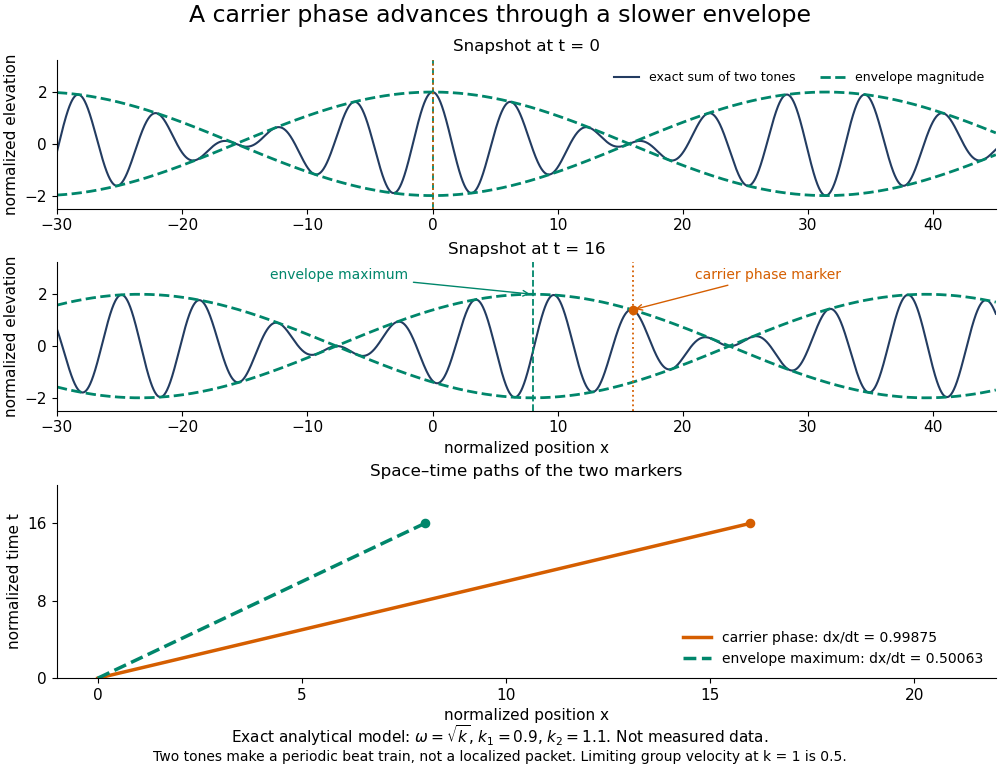

Write Python code to recreate this figure.
"""Exact two-tone deep-water gravity model, not experimental data.

Tested with Python 3.14.4, NumPy 2.3.5 and Matplotlib 3.10.7.
Run from _media; writes the matching PNG basename to the current directory.
The periodic beat train is deliberately distinguished from a localized packet.
"""

from pathlib import Path

import matplotlib.pyplot as plt
import numpy as np


def main():
    plt.rcParams.update({"font.size": 11, "axes.titlesize": 12})
    fig = plt.figure(figsize=(10, 7.7), layout="constrained")
    fig.set_facecolor("white")
    gs = fig.add_gridspec(3, 1, height_ratios=(1, 1, 1.3))
    axes = [fig.add_subplot(gs[i]) for i in range(3)]
    fig.suptitle("A carrier phase advances through a slower envelope", fontsize=17)
    fig.get_layout_engine().set(rect=(0, 0.055, 1, 0.94))
    k1, k2 = 0.9, 1.1
    w1, w2 = np.sqrt(k1), np.sqrt(k2)
    kbar, wbar = (k1 + k2) / 2, (w1 + w2) / 2
    dk, dw = k2 - k1, w2 - w1
    phase_speed, envelope_speed = wbar / kbar, dw / dk
    x = np.linspace(-30, 45, 3000)
    for ax, t in zip(axes[:2], (0, 16)):
        wave = np.cos(k1*x - w1*t) + np.cos(k2*x - w2*t)
        env = 2 * np.abs(np.cos((dk*x - dw*t) / 2))
        ax.set_facecolor("white")
        ax.plot(x, wave, color="#233c61", lw=1.5, label="exact sum of two tones")
        ax.plot(x, env, color="#00866b", lw=2, linestyle="--", label="envelope magnitude")
        ax.plot(x, -env, color="#00866b", lw=2, linestyle="--")
        ax.axvline(envelope_speed*t, color="#00866b", lw=1.3, linestyle="--")
        ax.axvline(phase_speed*t, color="#d55e00", lw=1.3, linestyle=":")
        if t:
            ax.annotate("envelope maximum", (envelope_speed*t, 2),
                        xytext=(-13, 2.6), color="#00866b", fontsize=10,
                        arrowprops={"arrowstyle": "->", "color": "#00866b"})
            y_phase = 2*np.cos((dk*phase_speed*t - dw*t)/2)
            ax.scatter([phase_speed*t], [y_phase], color="#d55e00", s=35, zorder=5)
            ax.annotate("carrier phase marker", (phase_speed*t, y_phase),
                        xytext=(21, 2.6), color="#d55e00", fontsize=10,
                        arrowprops={"arrowstyle": "->", "color": "#d55e00"})
        ax.set(xlim=(-30, 45), ylim=(-2.5, 3.25),
               ylabel="normalized elevation", title=f"Snapshot at t = {t}")
        ax.set_yticks([-2, 0, 2])
        ax.spines[["right", "top"]].set_visible(False)
    axes[0].legend(loc="upper right", frameon=False, fontsize=9, ncols=2)
    axes[1].set_xlabel("normalized position x")
    ax = axes[2]
    times = np.linspace(0, 16, 200)
    ax.plot(phase_speed*times, times, color="#d55e00", lw=2.5,
            label=f"carrier phase: dx/dt = {phase_speed:.5f}")
    ax.plot(envelope_speed*times, times, color="#00866b", lw=2.5, linestyle="--",
            label=f"envelope maximum: dx/dt = {envelope_speed:.5f}")
    ax.scatter([envelope_speed*16], [16], color="#00866b", s=35)
    ax.scatter([phase_speed*16], [16], color="#d55e00", s=35)
    ax.set(xlim=(-1, 22), ylim=(0, 20), xlabel="normalized position x",
           ylabel="normalized time t", title="Space–time paths of the two markers")
    ax.set_xticks([0, 5, 10, 15, 20])
    ax.set_yticks([0, 8, 16])
    ax.spines[["right", "top"]].set_visible(False)
    ax.legend(loc="lower right", frameon=False, fontsize=10)
    fig.text(0.5, 0.035,
             r"Exact analytical model: $\omega=\sqrt{k}$, $k_1=0.9$, $k_2=1.1$. Not measured data.",
             ha="center", fontsize=11)
    fig.text(0.5, 0.012,
             "Two tones make a periodic beat train, not a localized packet. Limiting group velocity at k = 1 is 0.5.",
             ha="center", fontsize=10)
    fig.savefig(Path.cwd() / (Path(__file__).stem + ".png"), dpi=100,
                facecolor="white", transparent=False)
    plt.close(fig)


if __name__ == "__main__":
    main()
